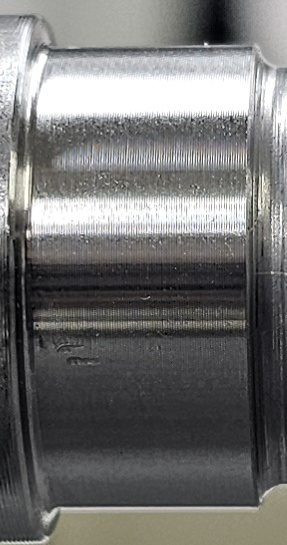
#> input picture Day013/shaft_roi.jpg, 287 x 545 px, found by its file name
$ python main.py
#> lines starting #> are read from the running program, lines starting #| are printed output that depends on the picture; after the words box and inside, x2 and y2 are one past the last pixel; in counts of white or black regions, pixels touching at a corner belong together; long printed decimals are rounded
import cv2
import numpy as np
from pathlib import Path


# 1. Day013 ROI 이미지 읽기
image_path = Path("Day013/shaft_roi.jpg")

image = cv2.imread(str(image_path))
#> image is the input picture: shape (545, 287, 3); mean B, G, R 112.7, 113.6, 113.8

if image is None:
    raise FileNotFoundError("ROI 이미지를 찾을 수 없습니다.")


# 2. GRAY 변환
gray = cv2.cvtColor(
    image,
    cv2.COLOR_BGR2GRAY
)
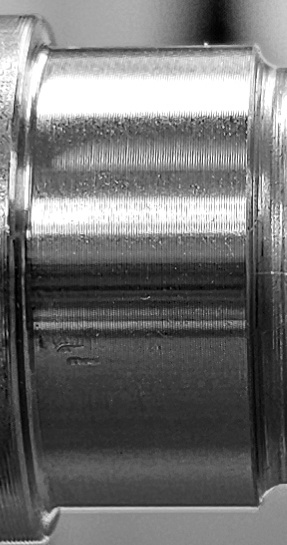
#> gray: shape (545, 287); min 0, max 255, mean 113.5


# 3. Blur
blur = cv2.GaussianBlur(
    gray,
    (5, 5),
    0
)
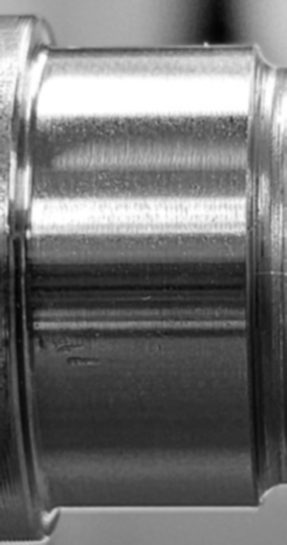
#> blur: shape (545, 287); min 4, max 255, mean 113.5


# 4. Edge 검출
edge = cv2.Canny(
    blur,
    50,
    150
)
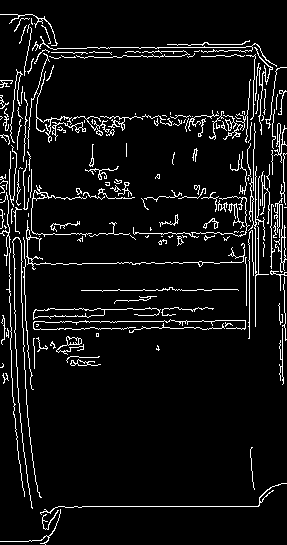
#> edge: shape (545, 287); 6.8% white in thin lines or dots


# 5. 이미지 크기
height, width = edge.shape
#> height = 545; width = 287

print("ROI width :", width)
#| ROI width : 287
print("ROI height :", height)
#| ROI height : 545


# 6. 측정할 중앙 영역 지정
x_start = int(width * 0.25)
#> x_start = 71
x_end = int(width * 0.75)
#> x_end = 215

print("측정 시작 x :", x_start)
#| 측정 시작 x : 71
print("측정 끝 x :", x_end)
#| 측정 끝 x : 215


# 7. 여러 x 위치 생성
sample_count = 7

x_positions = np.linspace(
    x_start,
    x_end,
    sample_count,
    dtype=int
)
#> x_positions = [71, 95, 119, 143, 167, 191, 215]

print("측정 x 위치 :", x_positions)
#| 측정 x 위치 : [ 71  95 119 143 167 191 215]


# 8. 측정값 저장 리스트
diameters = []

result = image.copy()


# 9. 여러 위치에서 외경 측정
for x in x_positions:

    # x 위치 주변 5pixel 폭 사용
    x1 = max(0, x - 2)
    x2 = min(width, x + 3)

    strip = edge[:, x1:x2]

    # 각 y 위치의 Edge 개수
    row_scores = np.sum(
        strip > 0,
        axis=1
    )

    center_y = height // 2

    # 위쪽 Edge
    top_scores = row_scores[:center_y]

    y_top = np.argmax(
        top_scores
    )

    # 아래쪽 Edge
    bottom_scores = row_scores[center_y:]

    y_bottom = center_y + np.argmax(
        bottom_scores
    )

    # 외경 계산
    diameter = y_bottom - y_top

    diameters.append(diameter)

    print(
        "x :", x,
        "top :", y_top,
        "bottom :", y_bottom,
        "diameter :", diameter
    )


    # 측정선 표시
    cv2.circle(
        result,
        (x, y_top),
        5,
        (0, 0, 255),
        -1
    )

    cv2.circle(
        result,
        (x, y_bottom),
        5,
        (255, 0, 0),
        -1
    )

    cv2.line(
        result,
        (x, y_top),
        (x, y_bottom),
        (0, 255, 0),
        2
    )
#> this loop made 7 passes
#> (y_top, y_bottom, diameter) on passes 1 to 7: (48, 309, 261), (47, 290, 243), (47, 300, 253), (47, 297, 250), (47, 289, 242), (47, 290, 243), (44, 289, 245)
#| x : 71 top : 48 bottom : 309 diameter : 261
#| x : 95 top : 47 bottom : 290 diameter : 243
#| x : 119 top : 47 bottom : 300 diameter : 253
#| x : 143 top : 47 bottom : 297 diameter : 250
#| x : 167 top : 47 bottom : 289 diameter : 242
#| x : 191 top : 47 bottom : 290 diameter : 243
#| x : 215 top : 44 bottom : 289 diameter : 245
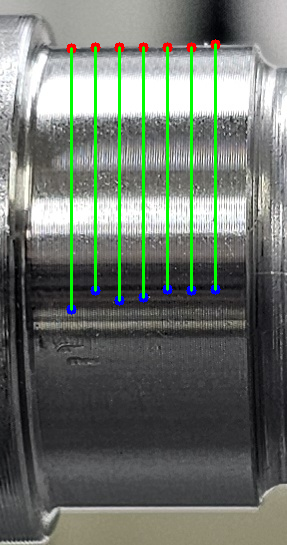
#> result: shape (545, 287, 3); 3.93% of pixels changed, all inside (x1, y1, x2, y2) = (66, 39, 221, 315)
#> after the loop, diameters = [261, 243, 253, 250, 242, 243, 245]


# 10. 평균 / 중앙값
mean_diameter = np.mean(
    diameters
)
#> mean_diameter = 248.1

median_diameter = np.median(
    diameters
)
#> median_diameter = 245


print()
print("측정값 :", diameters)
#| 측정값 : [261, 243, 253, 250, 242, 243, 245]
print("평균 외경(pixel) :", mean_diameter)
#| 평균 외경(pixel) : 248.143
print("중앙값 외경(pixel) :", median_diameter)
#| 중앙값 외경(pixel) : 245.0


# 11. 결과 이미지 저장
output_dir = Path("Day015")
output_dir.mkdir(exist_ok=True)

edge_path = output_dir / "edge.jpg"

result_path = output_dir / "multi_measure_result.jpg"

cv2.imwrite(
    str(edge_path),
    edge
)

cv2.imwrite(
    str(result_path),
    result
)

print()
print("저장 완료 :", result_path)

$ run again, with Day013/shaft.jpg copied over Day013/shaft_roi.jpg
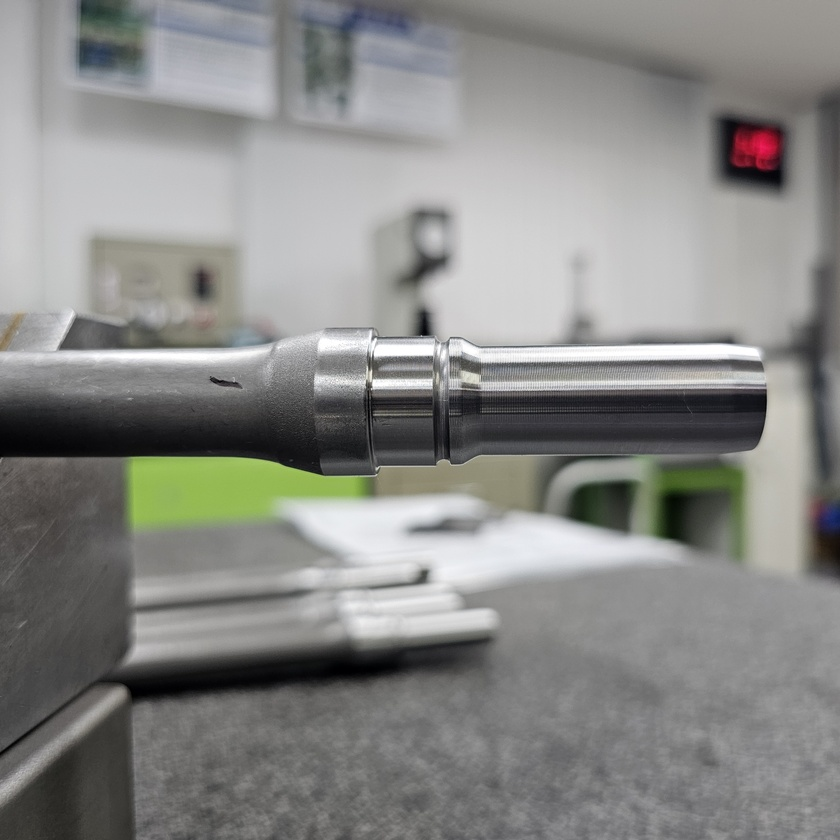
#> input picture Day013/shaft.jpg, 840 x 840 px, shrunk from 2992 x 2992 before the run, found by its file name
#> image is the input picture: shape (840, 840, 3); mean B, G, R 134.2, 136.8, 136.4
#> `edge = cv2.Canny( blur, 50, 150 )`:
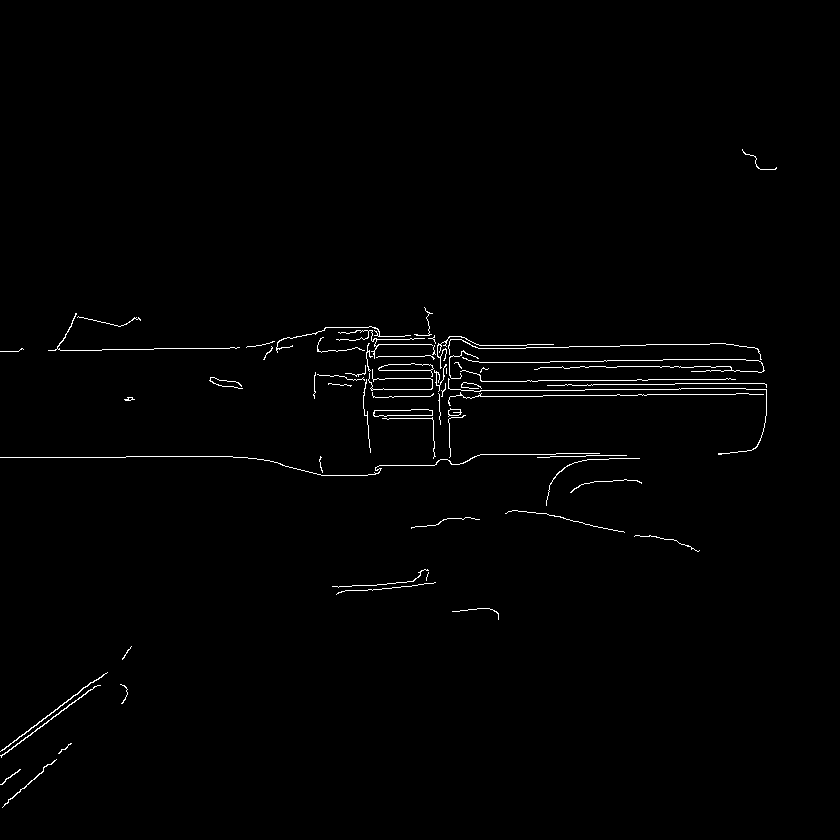
#> edge: shape (840, 840); 0.97% white in thin lines or dots, all inside (x1, y1, x2, y2) = (0, 149, 777, 808)
#| ROI width : 840
#| ROI height : 840
#| 측정 시작 x : 210
#| 측정 끝 x : 630
#| 측정 x 위치 : [210 280 350 420 490 560 630]
#> the loop `for x in x_positions:` made 7 passes
#> (y_top, y_bottom, diameter) on passes 1 to 7: (348, 456, 108), (348, 463, 115), (327, 475, 148), (335, 465, 130), (345, 454, 109), (347, 453, 106), (345, 458, 113)
#> (printed output is left out)
#> after the loop `for x in x_positions:`:
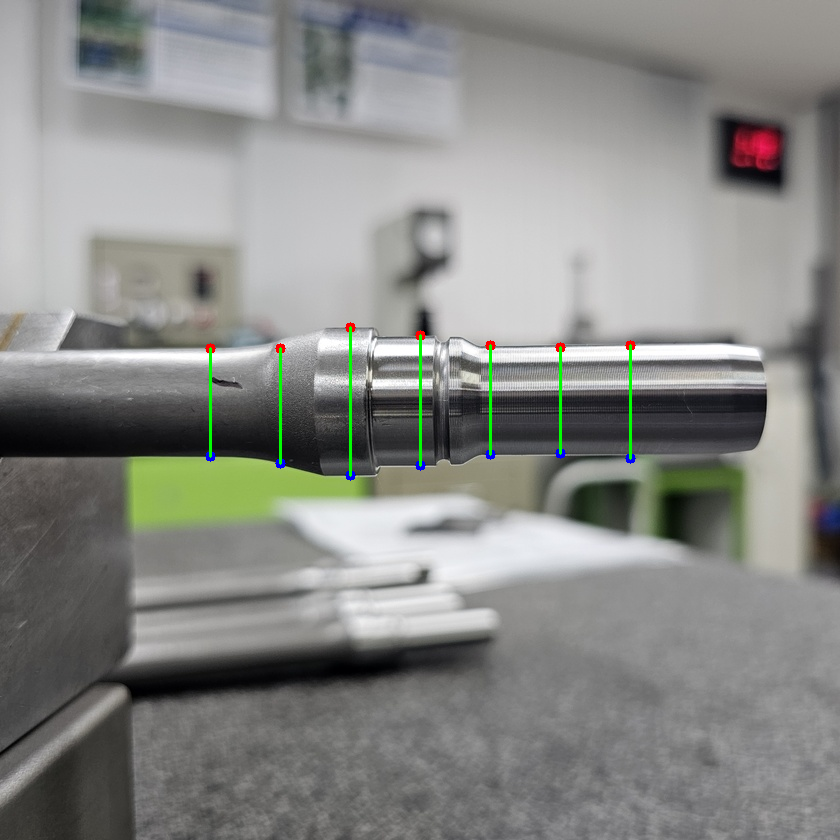
#> result: shape (840, 840, 3); 0.48% of pixels changed, all inside (x1, y1, x2, y2) = (205, 322, 636, 481)
#> after the loop `for x in x_positions:`: diameters = [108, 115, 148, 130, 109, 106, 113]
#> mean_diameter = 118.4
#> median_diameter = 113
#| 측정값 : [108, 115, 148, 130, 109, 106, 113]
#| 평균 외경(pixel) : 118.429
#| 중앙값 외경(pixel) : 113.0
